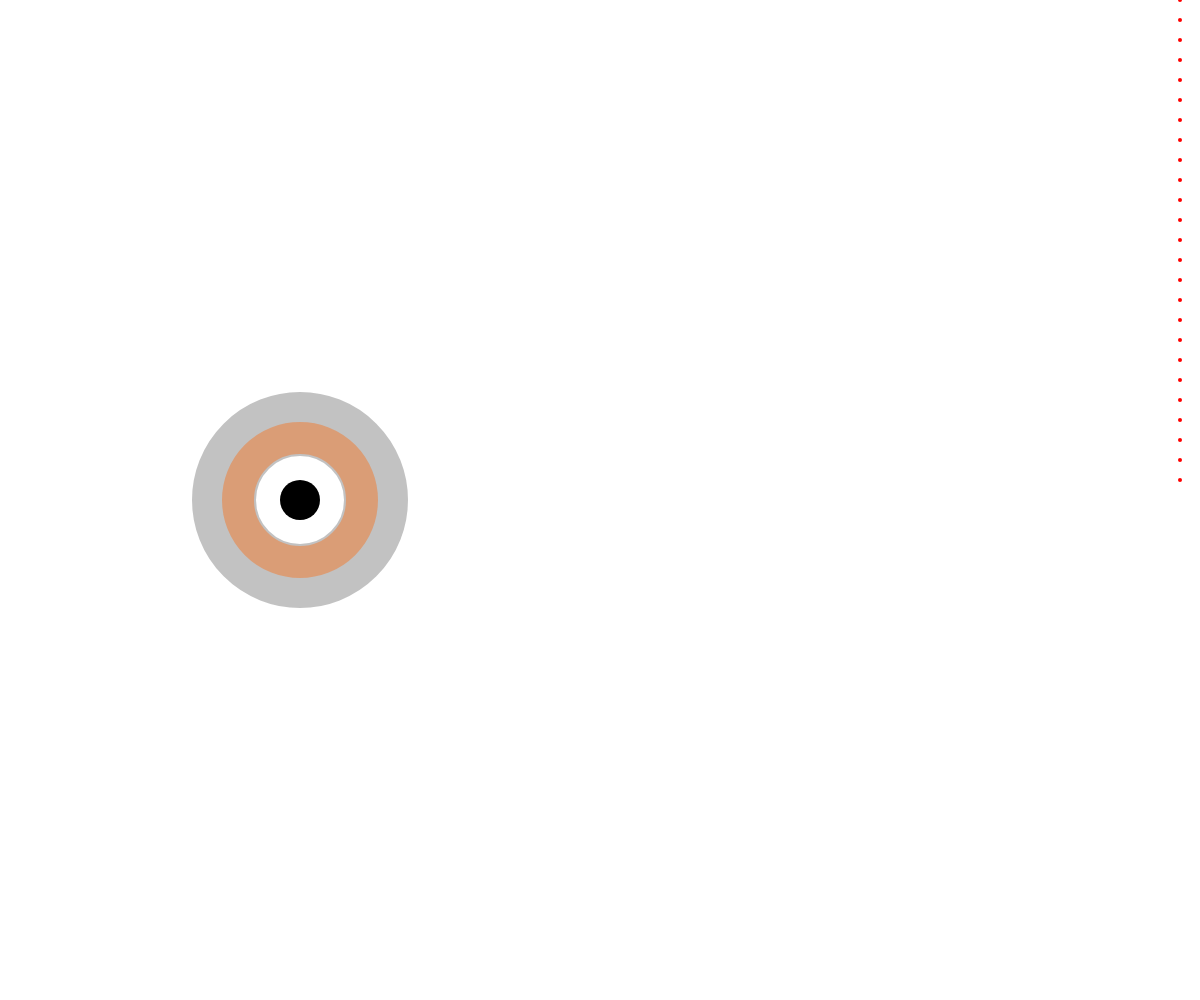
Frame 1 (no input)
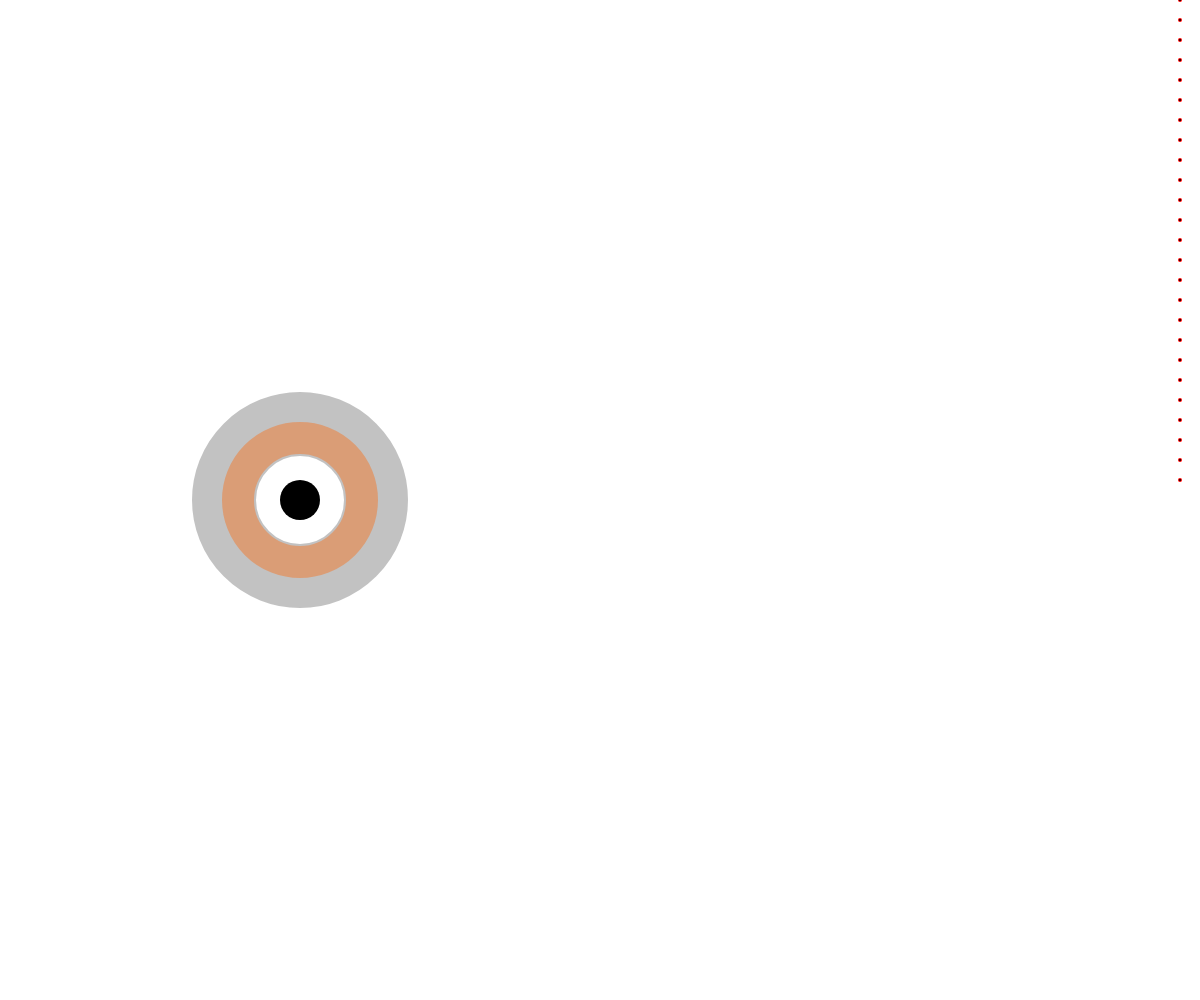
Frame 60 (no input)
Frame 120 (the mouse pressed at the canvas centre since frame 60): identical to frame 60, image omitted

The p5.js sketch that drew these frames (run headless with seeded random() and noise() and a simulated clock; from frame 60 on, the mouse is pressed at the canvas centre):

// p5.js sketch
// ── sketch.js
const c = 30
const G = 3
const dt = 0.1
let m87
const partilcles = []

let start, end

function setup(){
  createCanvas(windowWidth, windowHeight)
  ellipseMode(RADIUS)
  m87 = new Blackhole(300, height/2, 3000)
  
  start = height/2;
  end = height/2 - m87.rs*2.6

  for(let i = 0; i < height/2; i+=20){
    partilcles.push(new Photon(width-20, i)) 
  }
}

function draw(){
  background(255)
  m87.show()

  stroke(0)
  strokeWeight(1)

  for(let p of partilcles){
    m87.pull(p)
    p.update()
    p.show()
  }
}
// ── blackhole.js

class Blackhole {
  constructor(x, y, m){
    this.pos = createVector(x, y)
    this.mass = m
    this.rs = (2 * G * this.mass) / (c * c)
  }

  pull(photon){
    const force = p5.Vector.sub(this.pos, photon.pos)
    const r = force.mag()
    const theta = force.heading()
    const fg = G * this.mass / (r * r)
    let deltaTheta = -fg * (dt / c) * sin(photon.theta - theta)
    deltaTheta /= abs(1.0 - 2.0 * G * this.mass / (r * c * c))
    photon.theta += deltaTheta
    //force.setMag(fg)
    // photon.vel.add(force)
    // photon.vel.limit(c)
    photon.vel = p5.Vector.fromAngle(photon.theta)
    photon.vel.setMag(c)

    if(r < this.rs){
      photon.stop()
    }
  }

  show(){
    ellipseMode(RADIUS)
    fill(0)
    noStroke()
    ellipse(this.pos.x, this.pos.y, this.rs)

    noFill()
    stroke(100, 100)
    strokeWeight(64)
    ellipse(this.pos.x, this.pos.y, this.rs * 3 + 16)

    stroke(255, 100, 0, 100)
    strokeWeight(32)
    ellipse(this.pos.x, this.pos.y, this.rs * 1.5 +32)
  }
}
// ── photon.js
class Photon {
  constructor(x, y){
    this.pos = createVector(x,y)
    this.vel = createVector(-c, 0)
    this.history = [] 
    this.stopped = false
  }

  stop(){
    this.stopped = true
  }

  update(){
    if(!this.stopped){
      if(frameCount % 10 == 0){
        this.history.push(this.pos.copy())
      }
      
      const deltaV = this.vel.copy()
      deltaV.mult(dt)
      this.pos.add(deltaV)
    }

    if(this.history.length > 500){
      this.history.splice(0,1)
    }
  }

  show(){
    strokeWeight(4)
    stroke(255, 0, 0)
    point(this.pos.x, this.pos.y)

    stroke(0)
    strokeWeight(2)
    beginShape()
    for(let v of this.history){
      vertex(v.x, v.y)
    } 
    endShape()
  }
}
// ── style.css
.p5Canvas{
  display: block;
  margin: 0 auto;
}
